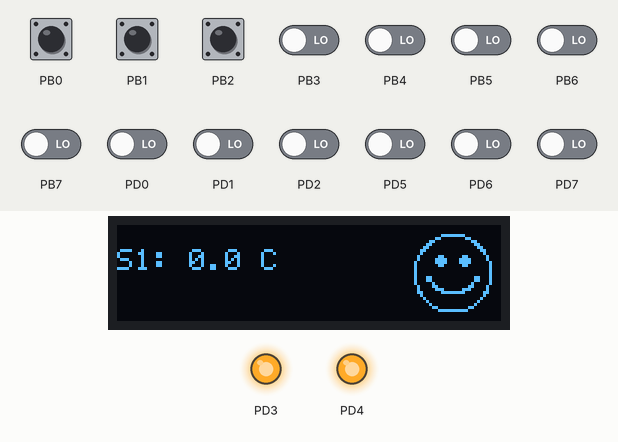
A program run on a simulated ATmega328P, built with avr-gcc and emulated at 16 MHz. On the bench: 128×32 one-colour display, output pins drawn as LEDs (lit = HIGH). Wiring (inferred from the names in the program): SSD1306 OLED at I2C address 0x3C. The inputs (shaded band) are chosen by the test bench; at power-on: PB0–2 HIGH, PB3–7, PD0–2, PD5–7 LOW.

Above: at 1.2 s.
1.3 s: PB2 pulled LOW for 0.15 s
At 1.9 s:
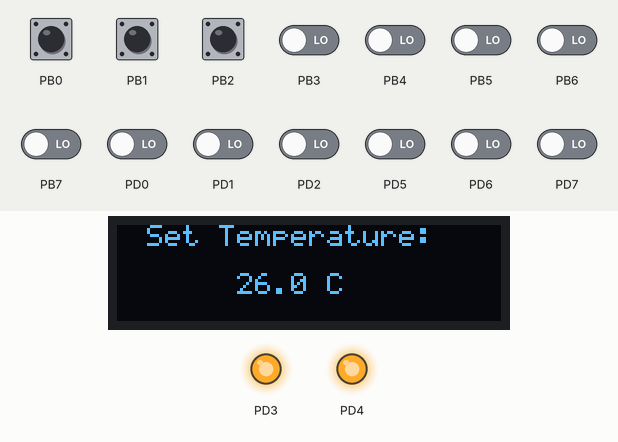
At 4.3 s:
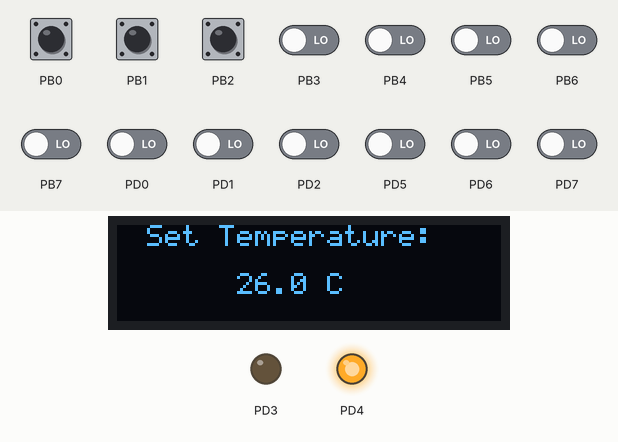
4.4 s: PB2 pulled LOW for 1 s
At 6.0 s:
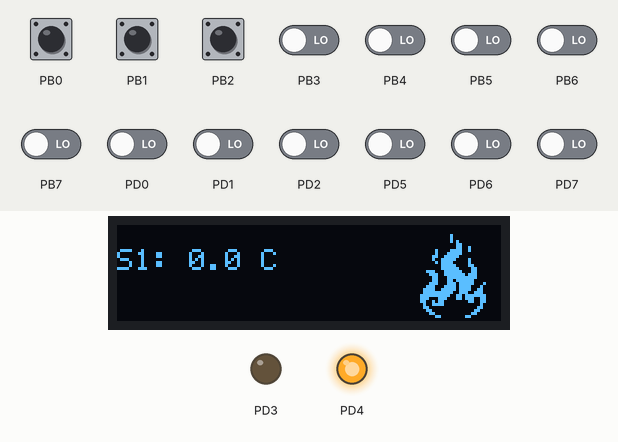
Timing chart, 0 to 7.5 s (numbered marks = the images above; inputs shaded):
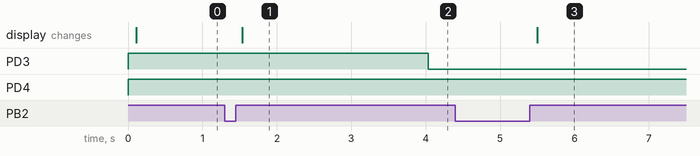

The program:

main.c
```c
/*
 * Thermostat.c
 *
 * Created: 12/21/2025 12:44:41 PM
 * Author : conti
 */

#include "mcal_clock.h"
#include "mcal_i2c_cfg.h"
#include "mcal_uart_cfg.h"
#include "mcal_gpio_cfg.h"
#include "hal_ds18b20.h"
#include "asw_process_mgr.h"
#include "asw_ui_manager.h"
#include <util/delay.h>


void System_Init(void) {
    /* MCAL Init */
    (void)Mcal_I2c_Init(&Mcal_I2c_DefaultCfg);
    (void)Mcal_Uart_Init(&Mcal_Uart_DefaultCfg);

    /* HAL Init (Sensor bus) */
    (void)Hal_Ds18b20_Init(&Mcal_Ds18b20Bus);

    /* ASW Init */
    Asw_Process_Init();
    Asw_Ui_Init();
}


int main(void) {
    /* ... Init functions ... */
    (void)Mcal_I2c_Init(&Mcal_I2c_DefaultCfg);
    (void)Mcal_Uart_Init(&Mcal_Uart_DefaultCfg);
    (void)Hal_Ds18b20_Init(&Mcal_Ds18b20Bus);
    Asw_Process_Init();
    Asw_Ui_Init();

    while (1) {
        /* Task 1: UI (Encoder/Screen) */
        Asw_Ui_Run();

        /* Task 2: Process (Temperature/Relays) */
        Asw_Process_Run();

        /* System Tick: 10ms */
        /* This keeps the loop running at ~100Hz */
        _delay_ms(10);
    }
    return 0;
}
```

asw_process_mgr.c
```c
/*
 * asw_process_mgr.c
 *
 * Created: 12/21/2025 3:39:56 PM
 *  Author: conti
 */


#include "asw_process_mgr.h"
#include "hal_ds18b20.h"
#include "hal_relay.h"
#include "mcal_gpio_cfg.h"

#define HYSTERESIS_START_GAP  0.5f
#define HYSTERESIS_STOP_GAP   0.5f
#define FAN_SAFETY_GAP        1.0f

/* Sensor IDs */
const uint8_t u8Sensor1_ID[8] = {0x28, 0x31, 0x45, 0x47, 0x00, 0x00, 0x00, 0x99};
const uint8_t u8Sensor2_ID[8] = {0x28, 0xB7, 0x3D, 0x47, 0x00, 0x00, 0x00, 0x92};
const uint8_t u8Sensor3_ID[8] = {0x28, 0x7C, 0x20, 0x47, 0x00, 0x00, 0x00, 0x65};

/* State Variables */
typedef enum { TEMP_STATE_IDLE = 0, TEMP_STATE_WAITING } TempState_t;
static TempState_t g_enTempState = TEMP_STATE_IDLE;
static uint16_t    g_u16WaitCounter = 0;

static float   g_fTargetTemp = 26.0f;
static float   g_fCurrentAvgTemp = 0.0f;
static uint8_t g_bHeaterState = 0;
static uint8_t g_bCoolerState = 0;
static uint8_t g_bWarningActive = 0;

/* Store individual temps so UI can read them */
static float g_fTemp1 = 0.0f;
static float g_fTemp2 = 0.0f;
static float g_fTemp3 = 0.0f;

static float GetDiff(float a, float b) {
    return (a > b) ? (a - b) : (b - a);
}

void Asw_Process_Init(void) {
    Hal_Relay_Init(&Mcal_RelayHeater);
    Hal_Relay_Init(&Mcal_RelayCooler);
    /* Note: Hal_Oled_Init is moved to UI Manager usually, or Main */

    Hal_Ds18b20_StartConversion(&Mcal_Ds18b20Bus);
    g_enTempState = TEMP_STATE_WAITING;
}

void Asw_Process_Run(void) {
    switch(g_enTempState) {
        case TEMP_STATE_IDLE:
            Hal_Ds18b20_StartConversion(&Mcal_Ds18b20Bus);
            g_u16WaitCounter = 0;
            g_enTempState = TEMP_STATE_WAITING;
            break;

        case TEMP_STATE_WAITING:
            g_u16WaitCounter++;
            if (g_u16WaitCounter >= 75) {
                /* READ SENSORS */
                Hal_Ds18b20_ReadResult(&Mcal_Ds18b20Bus, u8Sensor1_ID, &g_fTemp1);
                Hal_Ds18b20_ReadResult(&Mcal_Ds18b20Bus, u8Sensor2_ID, &g_fTemp2);
                Hal_Ds18b20_ReadResult(&Mcal_Ds18b20Bus, u8Sensor3_ID, &g_fTemp3);

                /* AVERAGE */
                g_fCurrentAvgTemp = (g_fTemp1 + g_fTemp2 + g_fTemp3) / 3.0f;

                /* WARNING CHECK */
                if (GetDiff(g_fTemp1, g_fTemp2) > 0.5f ||
                    GetDiff(g_fTemp1, g_fTemp3) > 0.5f ||
                    GetDiff(g_fTemp2, g_fTemp3) > 0.5f) {
                    g_bWarningActive = 1;
                } else {
                    g_bWarningActive = 0;
                }

                /* LOGIC */
                if (g_fCurrentAvgTemp <= (g_fTargetTemp - HYSTERESIS_START_GAP)) {
                    g_bHeaterState = 1;
                } else if (g_fCurrentAvgTemp >= (g_fTargetTemp + HYSTERESIS_STOP_GAP)) {
                    g_bHeaterState = 0;
                }

                if (g_fCurrentAvgTemp >= (g_fTargetTemp + FAN_SAFETY_GAP)) {
                    g_bCoolerState = 1;
                } else if (g_fCurrentAvgTemp <= (g_fTargetTemp + HYSTERESIS_STOP_GAP)) {
                    g_bCoolerState = 0;
                }

                if (g_bCoolerState == 1) g_bHeaterState = 0;

                /* HARDWARE */
                if (g_bHeaterState) Hal_Relay_TurnOn(&Mcal_RelayHeater);
                else Hal_Relay_TurnOff(&Mcal_RelayHeater);

                if (g_bCoolerState) Hal_Relay_TurnOn(&Mcal_RelayCooler);
                else Hal_Relay_TurnOff(&Mcal_RelayCooler);

                g_enTempState = TEMP_STATE_IDLE;
            }
            break;
    }
    /* NO DRAWING CODE HERE! */
}

void Asw_Process_SetTargetTemp(float fNewTarget) { g_fTargetTemp = fNewTarget; }

/* Expanded this function to give all data to the UI */
void Asw_Process_GetState(SystemState_t* pstState) {
    if (pstState) {
        pstState->fCurrentTemp = g_fCurrentAvgTemp; /* Still the main average */
        pstState->fTargetTemp  = g_fTargetTemp;
        pstState->bHeaterOn    = (g_bHeaterState == 1);
        pstState->bCoolerOn    = (g_bCoolerState == 1);

        /* New fields you likely need to add to SystemState_t in asw_process_mgr.h */
        /* If SystemState_t doesn't have these, UI will use fCurrentTemp,
           but we need a way to pass the 3 separate temps. */
    }
}

/* Helper getters so UI can read individual sensors */
float Asw_Process_GetTemp1(void) { return g_fTemp1; }
float Asw_Process_GetTemp2(void) { return g_fTemp2; }
float Asw_Process_GetTemp3(void) { return g_fTemp3; }
uint8_t Asw_Process_GetWarning(void) { return g_bWarningActive; }
```

asw_process_mgr.h
```c
/*
 * asw_process_mgr.h
 *
 * Created: 12/21/2025 3:40:05 PM
 *  Author: conti
 */


#ifndef ASW_PROCESS_MGR_H_
#define ASW_PROCESS_MGR_H_


#include "mcal_std_types.h"

/* Data structure to share system state with UI */
typedef struct {
	float fCurrentTemp;
	float fTargetTemp;
	Bool_t bHeaterOn;
	Bool_t bCoolerOn;
} SystemState_t;

/** @brief Initializes the process manager (default target temp) */
void Asw_Process_Init(void);

/** @brief Runs the main control logic (Hysteresis) */
void Asw_Process_Run(void);

/** @brief Setter for the User Interface to change target temp */
void Asw_Process_SetTargetTemp(float fNewTarget);

/** @brief Getter for the UI to read system status */
void Asw_Process_GetState(SystemState_t* pstState);

float Asw_Process_GetTemp1(void);
float Asw_Process_GetTemp2(void);
float Asw_Process_GetTemp3(void);
uint8_t Asw_Process_GetWarning(void);

#endif /* ASW_PROCESS_MGR_H_ */
```

asw_ui_manager.c
```c
/*
 * asw_ui_manager.c
 *
 * Created: 12/21/2025 3:38:25 PM
 *  Author: conti
 */


#include "asw_ui_manager.h"
#include "asw_process_mgr.h"
#include "hal_encoder.h"
#include "hal_encoder_cfg.h"
#include "hal_oled.h"
#include <stdio.h>

/* --- Private Defines --- */
#define UI_CYCLE_INTERVAL_TICKS  150  /* 150 * 10ms = 1.5 Seconds per sensor */

/* --- Private Variables --- */
/* Local "Clear" icon (Black Box) to erase the warning area */
static const uint8_t s_au8IconClear[128] = {0};

/* UI State Machine */
typedef enum {
    UI_SCREEN_MONITOR,
    UI_SCREEN_SETTINGS
} UiScreen_t;

static UiScreen_t g_enCurrentScreen = UI_SCREEN_MONITOR;
static UiScreen_t s_enLastScreen    = UI_SCREEN_MONITOR;

/* Cycling Variables */
static uint16_t s_u16CycleTimer = 0;
static uint8_t  s_u8CycleIndex  = 0; /* 0=S1, 1=S2, 2=S3 */

void Asw_Ui_Init(void) {
    Hal_Oled_Init();
    Hal_Oled_Clear();
    Hal_Encoder_Init(&Hal_Encoder_DefaultCfg);
}

void Asw_Ui_Run(void) {
    SystemState_t stState;
    EncoderEvent_t enEvent;
    char acBuffer[16];

    /* 1. INPUTS */
    enEvent = Hal_Encoder_GetEvent(&Hal_Encoder_DefaultCfg);
    Asw_Process_GetState(&stState); /* Get main state (Heater/Cooler/Target) */

    /* 2. SCREEN SWITCHING LOGIC */
    if (g_enCurrentScreen == UI_SCREEN_MONITOR) {
        if (ENCODER_BTN_PRESSED == enEvent) {
            g_enCurrentScreen = UI_SCREEN_SETTINGS;
        }
    }
    else if (g_enCurrentScreen == UI_SCREEN_SETTINGS) {
        /* Handle Temp Adjustment */
        if (ENCODER_CW == enEvent) {
            Asw_Process_SetTargetTemp(stState.fTargetTemp + 0.5f);
        }
        else if (ENCODER_CCW == enEvent) {
            Asw_Process_SetTargetTemp(stState.fTargetTemp - 0.5f);
        }
        else if (ENCODER_BTN_PRESSED == enEvent) {
            g_enCurrentScreen = UI_SCREEN_MONITOR;
        }
    }

    /* 3. CLEAR SCREEN ON CHANGE */
    if (g_enCurrentScreen != s_enLastScreen) {
        Hal_Oled_Clear(); /* Wipe everything clean */
        s_enLastScreen = g_enCurrentScreen;
        /* Reset cycling timer so S1 always appears first when returning */
        s_u8CycleIndex = 0;
        s_u16CycleTimer = 0;
    }

    /* 4. DRAWING LOGIC */
    if (g_enCurrentScreen == UI_SCREEN_MONITOR) {

        /* --- A. Handle Cycling Timer --- */
        s_u16CycleTimer++;
        if (s_u16CycleTimer >= UI_CYCLE_INTERVAL_TICKS) {
            s_u16CycleTimer = 0;
            s_u8CycleIndex++;
            if (s_u8CycleIndex > 2) s_u8CycleIndex = 0;
        }

        /* --- B. Get the correct Sensor Value --- */
        float fDisplayTemp = 0.0f;
        if (s_u8CycleIndex == 0)      fDisplayTemp = Asw_Process_GetTemp1();
        else if (s_u8CycleIndex == 1) fDisplayTemp = Asw_Process_GetTemp2();
        else                          fDisplayTemp = Asw_Process_GetTemp3();

        /* --- C. Draw Text (Manual Float Formatting to fix "?") --- */
        /* Logic: Split into Integer Part and Decimal Part */
        int iTempInt = (int)fDisplayTemp;
        int iTempDec = (int)(fDisplayTemp * 10) % 10;
        if (iTempDec < 0) iTempDec = -iTempDec; /* Handle negative decimals */

        /* Format: "S1: 24.5 C " */
        sprintf(acBuffer, "S%d: %d.%d C ", s_u8CycleIndex + 1, iTempInt, iTempDec);
        Hal_Oled_WriteString(0, 1, acBuffer);


        /* --- D. Draw Warning Icon (Middle) --- */
        if (Asw_Process_GetWarning() == 1) {
            Hal_Oled_DrawIcon32(64, g_au8IconWarning); /* X=64 */
        } else {
            Hal_Oled_DrawIcon32(64, s_au8IconClear);   /* Erase if safe */
        }


        /* --- E. Draw Status Icon (Right) --- */
        if (stState.bHeaterOn)      Hal_Oled_DrawIcon32(96, g_au8IconFire);
        else if (stState.bCoolerOn) Hal_Oled_DrawIcon32(96, g_au8IconFan);
        else                        Hal_Oled_DrawIcon32(96, g_au8IconSmiley);
    }
    else if (g_enCurrentScreen == UI_SCREEN_SETTINGS) {
        /* --- Settings Screen Drawing --- */
        Hal_Oled_WriteString(10, 0, "Set Temperature:");

        /* Manual Float Format for Target Temp */
        int iTgtInt = (int)stState.fTargetTemp;
        int iTgtDec = (int)(stState.fTargetTemp * 10) % 10;

        sprintf(acBuffer, "%d.%d C", iTgtInt, iTgtDec);
        Hal_Oled_WriteString(40, 2, acBuffer);
    }
}
```

asw_ui_manager.h
```c
/*
 * asw_ui_manager.h
 *
 * Created: 12/21/2025 3:38:37 PM
 *  Author: conti
 */


#ifndef ASW_UI_MANAGER_H_
#define ASW_UI_MANAGER_H_


#include "mcal_std_types.h"

/* --- Function Prototypes --- */

/** * @brief Initializes the User Interface.
 * Sets up the OLED display (clears it) and the Encoder hardware.
 * Should be called once during system startup.
 */
void Asw_Ui_Init(void);

/** * @brief Main UI Task.
 * 1. Polls the Encoder for input.
 * 2. Manages the UI State Machine (Monitor Mode vs. Settings Mode).
 * 3. Updates the OLED display based on the current state and process data.
 * * This function should be called cyclically (e.g., every 10ms) to ensure
 * fluid response to button presses.
 */
void Asw_Ui_Run(void);


#endif /* ASW_UI_MANAGER_H_ */
```

hal_encoder_cfg.c
```c
/*
 * hal_encoder_cfg.c
 *
 * Created: 12/22/2025 4:07:48 PM
 *  Author: conti
 */

#include "hal_encoder_cfg.h"
#include "mcal_gpio_cfg.h"

/**
 * @brief Logical grouping of the HW-040 Encoder pins.
 * This assembly links the physical MCAL pins to the HAL driver.
 */
const Hal_Encoder_Config_t Hal_Encoder_DefaultCfg = {
    .pstPinA  = &Mcal_EncoderClk, /* Physical Pin PB0 */
    .pstPinB  = &Mcal_EncoderDt,  /* Physical Pin PB1 */
    .pstPinSW = &Mcal_EncoderSw   /* Physical Pin PB2 */
};
```

hal_encoder_cfg.h
```c
/*
 * hal_encoder_cfg.h
 *
 * Created: 12/22/2025 4:08:37 PM
 *  Author: conti
 */


#ifndef HAL_ENCODER_CFG_H_
#define HAL_ENCODER_CFG_H_

#include "hal_encoder.h"

/** @brief Exported instance of the primary rotary encoder */
extern const Hal_Encoder_Config_t Hal_Encoder_DefaultCfg;


#endif /* HAL_ENCODER_CFG_H_ */
```

hal_ds18b20.c
```c
/*
 * hal_ds18b20.c
 *
 * Created: 12/21/2025 3:13:29 PM
 *  Author: conti
 */

#include "mcal_clock.h"
#include "hal_ds18b20.h"
#include <util/delay.h>

/* --- Private 1-Wire Timing Constants --- */
#define DS18B20_RESET_PULSE_US        480U
#define DS18B20_PRESENCE_WAIT_US      80U
#define DS18B20_PRESENCE_FINISH_US    400U
#define DS18B20_WRITE_1_LOW_US        10U
#define DS18B20_WRITE_1_HIGH_US       55U
#define DS18B20_WRITE_0_LOW_US        65U
#define DS18B20_READ_SAMPLE_US        10U
#define DS18B20_CONVERSION_TIME_MS    750U

/* --- Static Private Function Prototypes --- */
static Std_ReturnType_t Hal_Ds18b20_Reset(const Mcal_Gpio_Config_t* pstPin);
static void Hal_Ds18b20_WriteBit(const Mcal_Gpio_Config_t* pstPin, uint8_t u8Bit_in);
static uint8_t Hal_Ds18b20_ReadBit(const Mcal_Gpio_Config_t* pstPin);
static void Hal_Ds18b20_WriteByte(const Mcal_Gpio_Config_t* pstPin, uint8_t u8Data_in);
static uint8_t Hal_Ds18b20_ReadByte(const Mcal_Gpio_Config_t* pstPin);

/**
 * @brief Performs a hardware check to see if the DS18B20 is present on the bus.
 * @param pstPin Pointer to the GPIO configuration for the 1-Wire bus.
 * @return E_OK if the sensor responded with a presence pulse, E_NOT_OK otherwise.
 */
Std_ReturnType_t Hal_Ds18b20_Init(const Mcal_Gpio_Config_t* pstPin) {
    /* In 1-Wire, Initialization is a Reset pulse to detect the device */
    return Hal_Ds18b20_Reset(pstPin);
}

/**
 * @brief Resets the DS18B20 sensor and checks for the Presence Pulse.
 * @param pstPin Pointer to the GPIO configuration.
 * @return E_OK if presence pulse detected.
 */
static Std_ReturnType_t Hal_Ds18b20_Reset(const Mcal_Gpio_Config_t* pstPin) {
    Std_ReturnType_t enRetVal = E_NOT_OK;

    if (NULL_PTR != pstPin) {
        /* Master pulls bus low for reset pulse */
        Mcal_Gpio_Init(pstPin, GPIO_OUTPUT);
        Mcal_Gpio_Write(pstPin, GPIO_LOW);
        _delay_us(DS18B20_RESET_PULSE_US);

        /* Release bus and switch to input to listen for sensor */
        Mcal_Gpio_Init(pstPin, GPIO_INPUT);
        _delay_us(DS18B20_PRESENCE_WAIT_US);

        /* Sensor pulls bus low if present */
        if (GPIO_LOW == Mcal_Gpio_Read(pstPin)) {
            enRetVal = E_OK;
        }

        _delay_us(DS18B20_PRESENCE_FINISH_US);
    }
    return enRetVal;
}

/**
 * @brief Writes a single bit to the DS18B20 using 1-Wire time slots.
 * @param pstPin Pointer to GPIO config.
 * @param u8Bit_in Bit value (0 or 1).
 */
static void Hal_Ds18b20_WriteBit(const Mcal_Gpio_Config_t* pstPin, uint8_t u8Bit_in) {
    Mcal_Gpio_Init(pstPin, GPIO_OUTPUT);
    Mcal_Gpio_Write(pstPin, GPIO_LOW);

    if (u8Bit_in) {
        /* Write 1 Slot */
        _delay_us(DS18B20_WRITE_1_LOW_US);
        Mcal_Gpio_Init(pstPin, GPIO_INPUT);
        _delay_us(DS18B20_WRITE_1_HIGH_US);
    } else {
        /* Write 0 Slot */
        _delay_us(DS18B20_WRITE_0_LOW_US);
        Mcal_Gpio_Init(pstPin, GPIO_INPUT);
        _delay_us(5);
    }
}

/**
 * @brief Reads a single bit from the DS18B20.
 * @return uint8_t Sampled bit (0 or 1).
 */
static uint8_t Hal_Ds18b20_ReadBit(const Mcal_Gpio_Config_t* pstPin) {
    uint8_t u8BitValue = 0;

    Mcal_Gpio_Init(pstPin, GPIO_OUTPUT);
    Mcal_Gpio_Write(pstPin, GPIO_LOW);
    _delay_us(2); /* Initiation pulse */

    Mcal_Gpio_Init(pstPin, GPIO_INPUT);
    _delay_us(DS18B20_READ_SAMPLE_US);

    if (GPIO_HIGH == Mcal_Gpio_Read(pstPin)) {
        u8BitValue = 1;
    }

    _delay_us(50); /* Complete 60us slot */
    return u8BitValue;
}


/**
 * @brief Writes a full byte to the DS18B20 (LSB first).
 */
static void Hal_Ds18b20_WriteByte(const Mcal_Gpio_Config_t* pstPin, uint8_t u8Data_in) {
    for (uint8_t u8Idx = 0; u8Idx < 8; u8Idx++) {
        Hal_Ds18b20_WriteBit(pstPin, (u8Data_in >> u8Idx) & 0x01);
    }
}


/**
 * @brief Reads a full byte from the DS18B20.
 */
static uint8_t Hal_Ds18b20_ReadByte(const Mcal_Gpio_Config_t* pstPin) {
    uint8_t u8Result = 0;
    for (uint8_t u8Idx = 0; u8Idx < 8; u8Idx++) {
        if (Hal_Ds18b20_ReadBit(pstPin)) {
            u8Result |= (1 << u8Idx);
        }
    }
    return u8Result;
}


/**
 * @brief
 */
Std_ReturnType_t Hal_Ds18b20_StartConversion(const Mcal_Gpio_Config_t* pstPin) {
    if (E_OK == Hal_Ds18b20_Reset(pstPin)) {
        Hal_Ds18b20_WriteByte(pstPin, DS18B20_CMD_SKIP_ROM);
        Hal_Ds18b20_WriteByte(pstPin, DS18B20_CMD_CONVERT_T);
        return E_OK;
    }
    return E_NOT_OK;
}


/**
 * @brief Reads the temperature from a SPECIFIC sensor using its 64-bit ID.
 * @param pstPin Pointer to GPIO config.
 * @param pu8ID  Pointer to the 8-byte unique ID of the sensor.
 * @param pfTemp_out Pointer to store the result.
 */
Std_ReturnType_t Hal_Ds18b20_ReadResult(const Mcal_Gpio_Config_t* pstPin, const uint8_t* pu8ID, float* pfTemp_out) {
    uint8_t u8Lsb, u8Msb;
    int16_t i16RawTemp;
    uint8_t i;

    /* 1. Reset Pulse */
    if (E_OK == Hal_Ds18b20_Reset(pstPin)) {

        /* 2. Select specific sensor (Match ROM 0x55) */
        Hal_Ds18b20_WriteByte(pstPin, DS18B20_CMD_MATCH_ROM);

        /* 3. Send the 8-byte ID */
        for (i = 0; i < 8; i++) {
            Hal_Ds18b20_WriteByte(pstPin, pu8ID[i]);
        }

        /* 4. Request Data (Read Scratchpad 0xBE) */
        Hal_Ds18b20_WriteByte(pstPin, DS18B20_CMD_READ_SCRATCHPAD);

        /* 5. Read the first 2 bytes (Temperature LSB and MSB) */
        u8Lsb = Hal_Ds18b20_ReadByte(pstPin);
        u8Msb = Hal_Ds18b20_ReadByte(pstPin);

        /* Reset again to stop sensor from sending more data */
        Hal_Ds18b20_Reset(pstPin);

        /* 6. Convert to Celsius */
        i16RawTemp = (int16_t)((u8Msb << 8) | u8Lsb);
        *pfTemp_out = (float)i16RawTemp * 0.0625f;

        return E_OK;
    }
    return E_NOT_OK;
}
```

Source omitted: hal_ds18b20.h (987 bytes), hal_encoder.c (3100 bytes), hal_encoder.h (1103 bytes), hal_oled.c (11534 bytes), hal_oled.h (1054 bytes), hal_relay.c (730 bytes), hal_relay.h (758 bytes), mcal_clock.h (852 bytes), mcal_gpio.c (2049 bytes), mcal_gpio.h (2252 bytes), mcal_gpio_cfg.c (1507 bytes), mcal_gpio_cfg.h (648 bytes) and 9 more

Measured:
- after the input at 1.3 s, PD3: HIGH → LOW after 2.7 s; the display: changes after 0.24 s (image 1)
- after the input at 4.4 s, the display: changes after 1.1 s (image 3)
